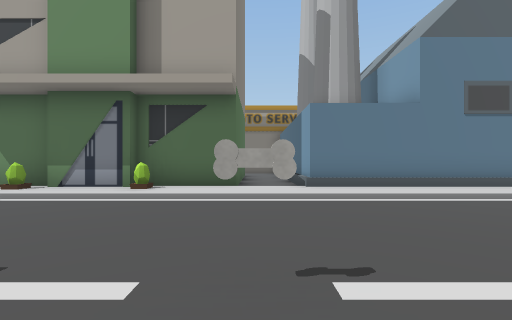
View 1 (above)

24 first-person views from a walk through a scene from a Unity 3-D project. The camera is 1.4 m above the floor, looks level and sees 85° across. The floor is counted in squares, 2 m on a side. Each view is taken from the middle of a square. On the plan, view 1 faces up. The plan holds only what a view shows up to about 9 squares ahead; the rest is blank. The place goes on beyond the plan. The player is left out. Some animated figures are left out. Some surface patterns are stand-ins.

View 2
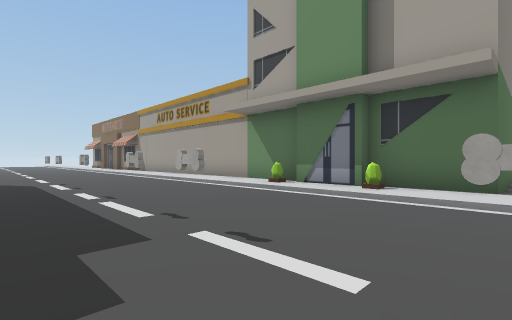

View 3
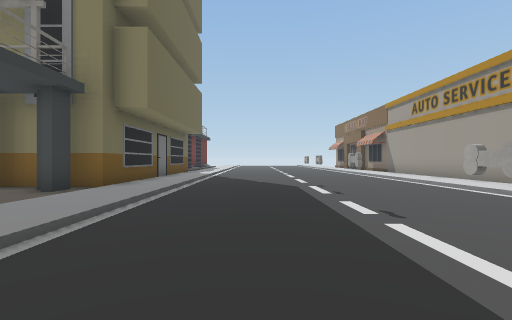

View 4
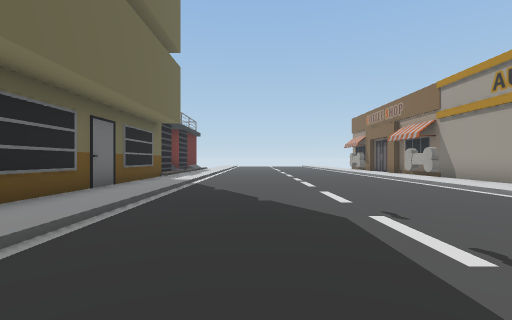

View 5
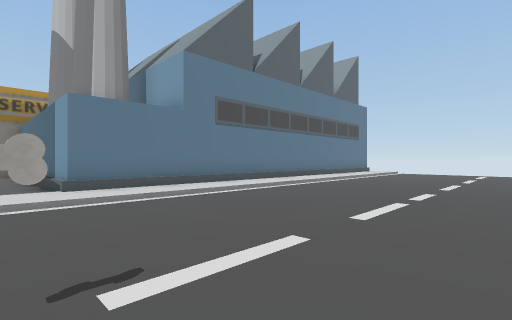

View 6
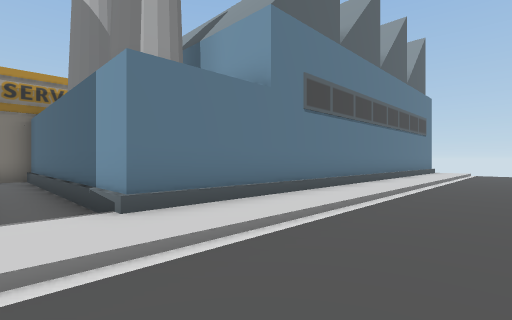

View 7
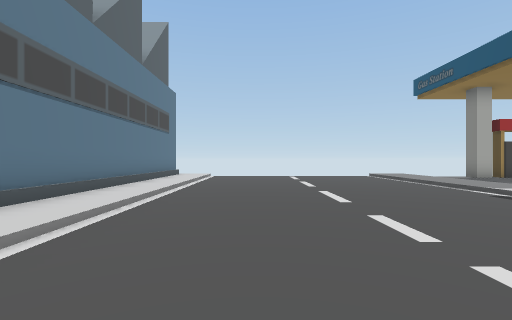

View 8
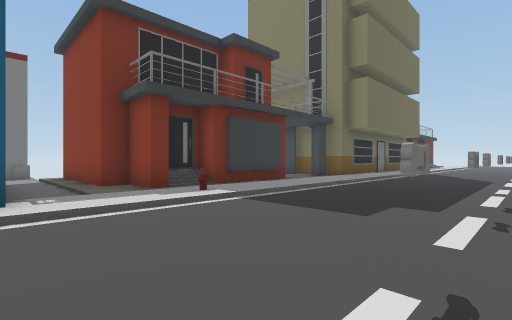

View 9
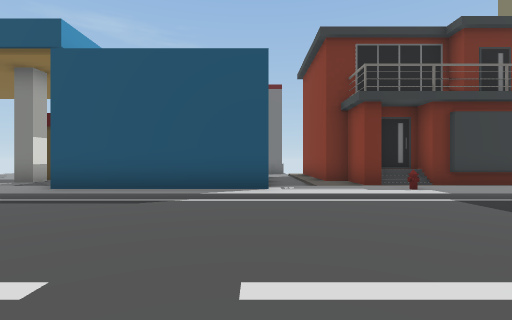

View 10
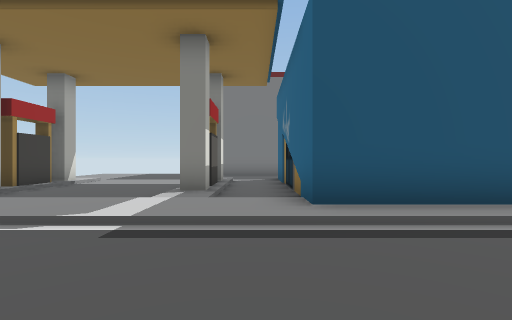

View 11
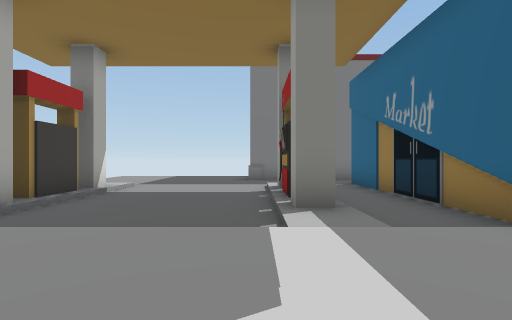

View 12
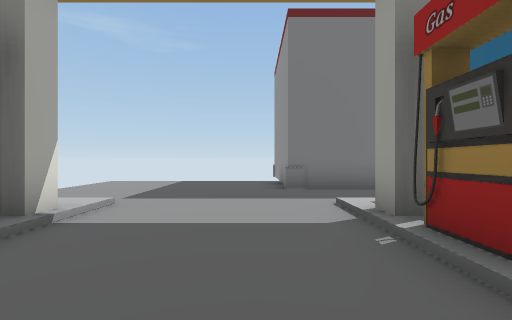

View 13
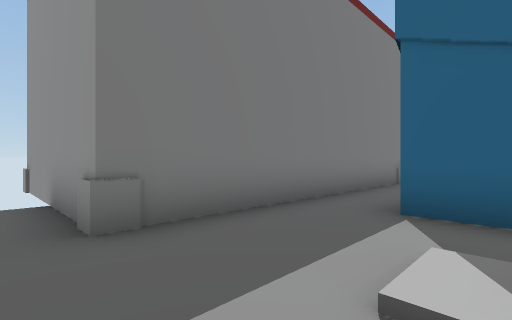

View 14
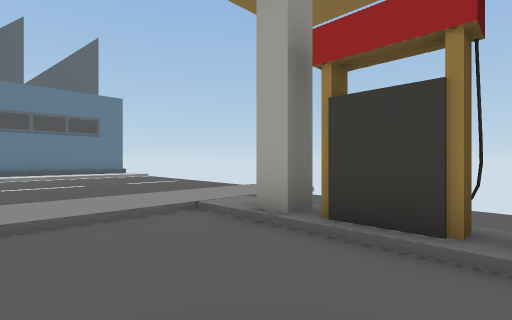

View 15
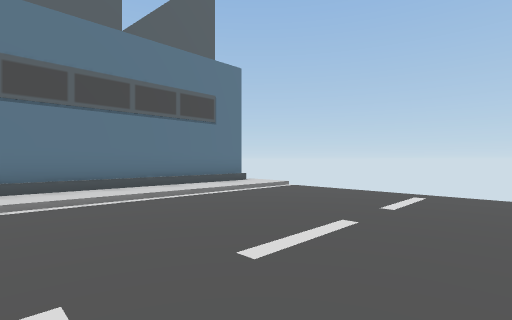

View 16
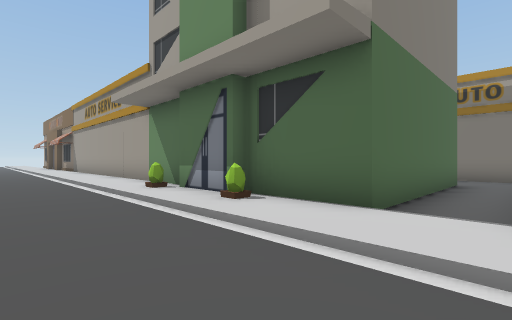

View 17
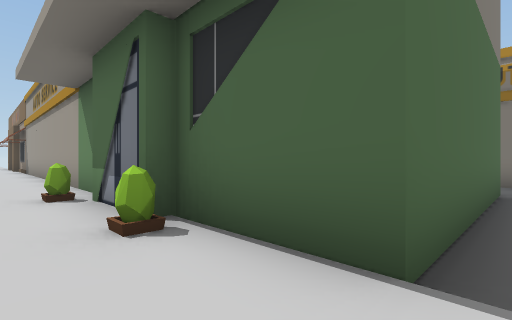

View 18
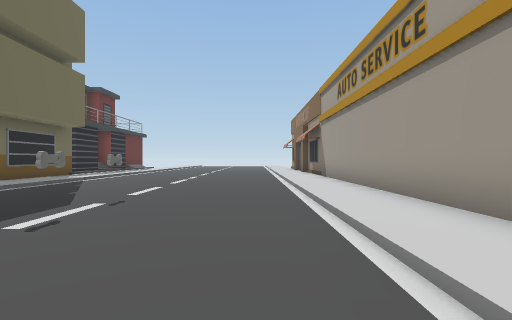

View 19
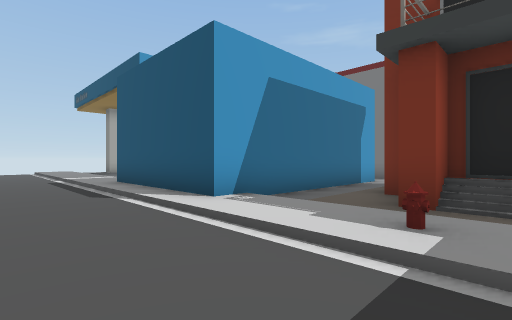

View 20
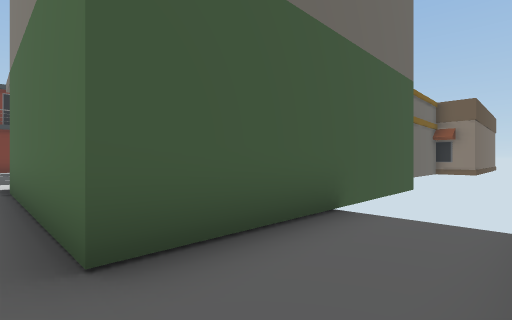

View 21
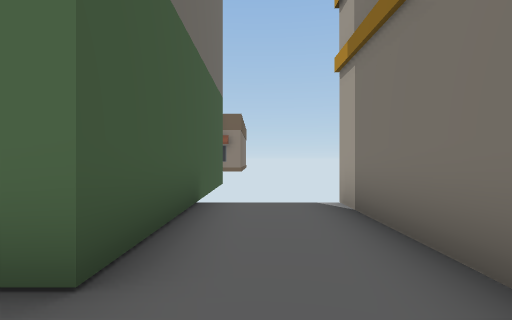

View 22
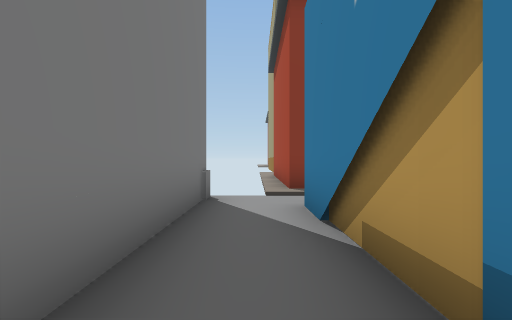

View 23
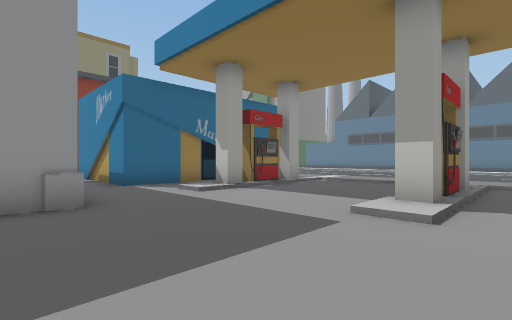

View 24
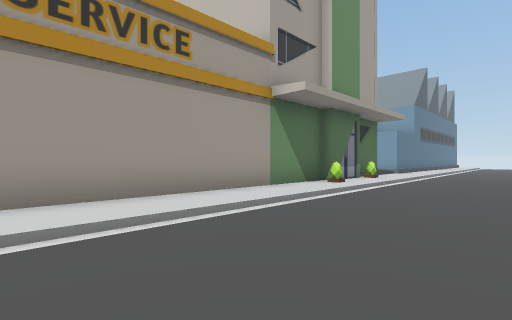

### Floor plan
Key: @ floor where view 1 was taken; # wall or solid block; . main floor; : floor 0.25 m higher than the main floor; / step, stairs or slope; O other object.
Columns run from 15 left of view 1 to 15 right of it. Each row starts with its distance up from view 1.
 15            OOOOOO
 14             .....
 13             .....O
 12         OOOOOOO..OO
 11               O..OO O
 10         O     O..O OOO
  9         O     O..O OOO
  8         O     O..OOOO
  7 OOOOOOOOOOOOOOO./OOOOOOOOOOOOOO
  6 ::::::::::#::#::/::::::::::::::
  5 ///////////////////////////////
  4 ...............................
  3 ...............................
  2 ...............................
  1 ...............................
  0 ...............@...............
 -1 ...............................
 -2 ///////////////////////////////
 -3 :::::::::/::::O/:#####::::::::
 -4 OOOOOOO#  #####:.#   #./..../.
 -5        O     ##:.#   #.#....#.
 -6               ##.#   #.#....#.
 -7                #.#   #.#....#.
 -8                #.#   #./..../.
 -9             ####.#####........
-10                 ..............
-11                 #########.....
-12                         #.....
-13                         #.....
-14                         #

Where each view was taken, in squares from view 1:
view 1: 0 up, 0 right, facing up
view 2: 0 up, 0 right, facing up-left
view 3: 0 up, 2 left, facing left
view 4: 0 up, 6 left, facing left
view 5: 0 up, 0 right, facing up-right
view 6: 3 up, 0 right, facing up-right
view 7: 3 up, 3 right, facing right
view 8: 2 up, 2 right, facing down-left
view 9: 3 up, 2 right, facing down
view 10: 1 up, 7 right, facing down
view 11: 1 down, 9 right, facing down
view 12: 4 down, 10 right, facing down
view 13: 8 down, 10 right, facing down-left
view 14: 7 down, 10 right, facing up-right
view 15: 0 up, 9 right, facing up-right
view 16: 3 up, 1 right, facing up-left
view 17: 5 up, 0 right, facing up-left
view 18: 4 up, 5 left, facing left
view 19: 0 up, 2 left, facing down-right
view 20: 14 up, 0 right, facing down-left
view 21: 13 up, 1 right, facing left
view 22: 10 down, 6 right, facing left
view 23: 12 down, 14 right, facing up-left
view 24: 2 up, 12 left, facing up-right
